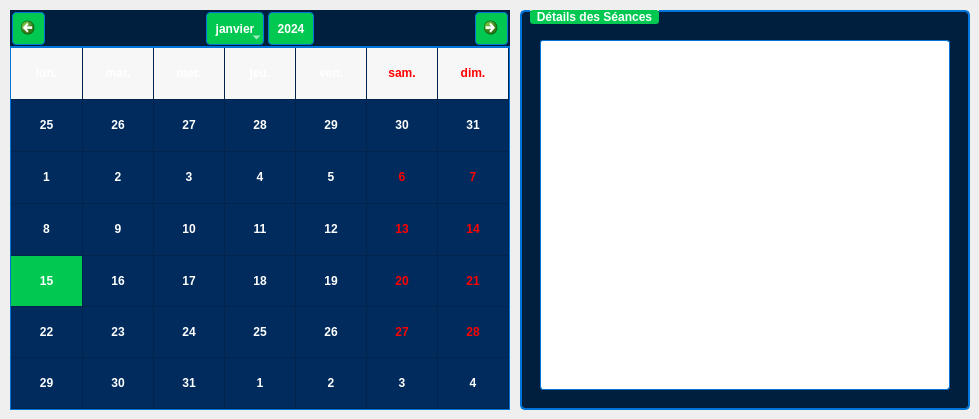
     <widget class="QWidget" name="tab_3">
      <attribute name="title">
       <string>Calendrier</string>
      </attribute>
      <widget class="QCalendarWidget" name="calendar_s">
       <property name="geometry">
        <rect>
         <x>10</x>
         <y>10</y>
         <width>500</width>
         <height>400</height>
        </rect>
       </property>
       <property name="styleSheet">
        <string notr="true">/* Main Calendar Widget */
QCalendarWidget {
    background-color: #001F3F;
    color: #FFFFFF;
    border: 2px solid #0074D9;
    border-radius: 8px;
    font-family: Arial, sans-serif;
    font-size: 12px;
}

/* Calendar Grid (Days) */
QCalendarWidget QAbstractItemView {
    background-color: #002B5C;
    color: #FFFFFF;
    selection-background-color: #00C851;
    selection-color: #FFFFFF;
    border: none;
    outline: none;
    font-weight: bold;
}

QCalendarWidget QAbstractItemView:enabled {
    color: #FFFFFF;
    background-color: #002B5C;
}

/* Navigation Bar (Month/Year) */
QCalendarWidget QWidget#qt_calendar_navigationbar {
    background-color: #001F3F;
    color: #FFFFFF;
    border-bottom: 1px solid #0074D9;
}

/* Navigation Buttons (Previous/Next Month) */
QCalendarWidget QToolButton {
    background-color: #00C851;
    color: #FFFFFF;
    border: 1px solid #0074D9;
    border-radius: 4px;
    margin: 2px;
    padding: 4px;
    font-weight: bold;
    min-width: 20px;
    min-height: 20px;
}

QCalendarWidget QToolButton:hover {
    background-color: #00E676;
    color: #000000;
    transform: scale(1.05);
}

QCalendarWidget QToolButton:pressed {
    background-color: #00B140;
    color: #FFFFFF;
}

/* Month/Year Labels */
QCalendarWidget QLabel {
    color: #FFFFFF;
    font-weight: bold;
    font-size: 14px;
}

/* Spinbox for year */
QCalendarWidget QSpinBox {
    background-color: #002B5C;
    color: #FFFFFF;
    border: 1px solid #0074D9;
    border-radius: 3px;
    padding: 2px;
    font-weight: bold;
}

QCalendarWidget QSpinBox:focus {
    border: 2px solid #00C851;
}

/* Day names header */
QCalendarWidget QWidget#qt_calendar_calendarview {
    background-color: #002B5C;
    border: 1px solid #0074D9;
}

/* Weekend days styling */
QCalendarWidget QAbstractItemView:item {
    padding: 4px;
    border: none;
}

/* Today's date highlighting */
QCalendarWidget QAbstractItemView:item:selected {
    background-color: #00C851;
    color: #FFFFFF;
    font-weight: bold;
    border: 2px solid #FFFFFF;
    border-radius: 4px;
}</string>
       </property>
       <property name="locale">
        <locale language="French" country="France"/>
       </property>
       <property name="firstDayOfWeek">
        <enum>Qt::DayOfWeek::Monday</enum>
       </property>
       <property name="gridVisible">
        <bool>true</bool>
       </property>
       <property name="selectionMode">
        <enum>QCalendarWidget::SelectionMode::SingleSelection</enum>
       </property>
       <property name="horizontalHeaderFormat">
        <enum>QCalendarWidget::HorizontalHeaderFormat::ShortDayNames</enum>
       </property>
       <property name="verticalHeaderFormat">
        <enum>QCalendarWidget::VerticalHeaderFormat::NoVerticalHeader</enum>
       </property>
       <property name="navigationBarVisible">
        <bool>true</bool>
       </property>
       <property name="dateEditEnabled">
        <bool>true</bool>
       </property>
      </widget>
      <widget class="QGroupBox" name="Details_s">
       <property name="geometry">
        <rect>
         <x>520</x>
         <y>10</y>
         <width>450</width>
         <height>400</height>
        </rect>
       </property>
       <property name="styleSheet">
        <string notr="true">QGroupBox {
    font-weight: bold;
    border: 2px solid #0074D9;
    border-radius: 5px;
    margin-top: 1ex;
    background-color: #001F3F;
    color: #FFFFFF;
}
QGroupBox::title {
    subcontrol-origin: margin;
    left: 10px;
    padding: 0 5px 0 5px;
    color: #FFFFFF;
    background-color: #00C851;
    border-radius: 3px;
}</string>
       </property>
       <property name="title">
        <string>Détails des Séances</string>
       </property>
       <widget class="QListWidget" name="listWidget_sessions">
        <property name="geometry">
         <rect>
          <x>20</x>
          <y>30</y>
          <width>410</width>
          <height>350</height>
         </rect>
        </property>
        <property name="styleSheet">
         <string notr="true">QListWidget {
    background-color: white;
    color: #000000;
    border: 1px solid #0074D9;
    border-radius: 3px;
    padding: 5px;
}

QListWidget::item {
    padding: 8px;
    border-bottom: 1px solid #E0E0E0;
}

QListWidget::item:selected {
    background-color: #00C851;
    color: #FFFFFF;
}</string>
        </property>
       </widget>
      </widget>
     </widget>
